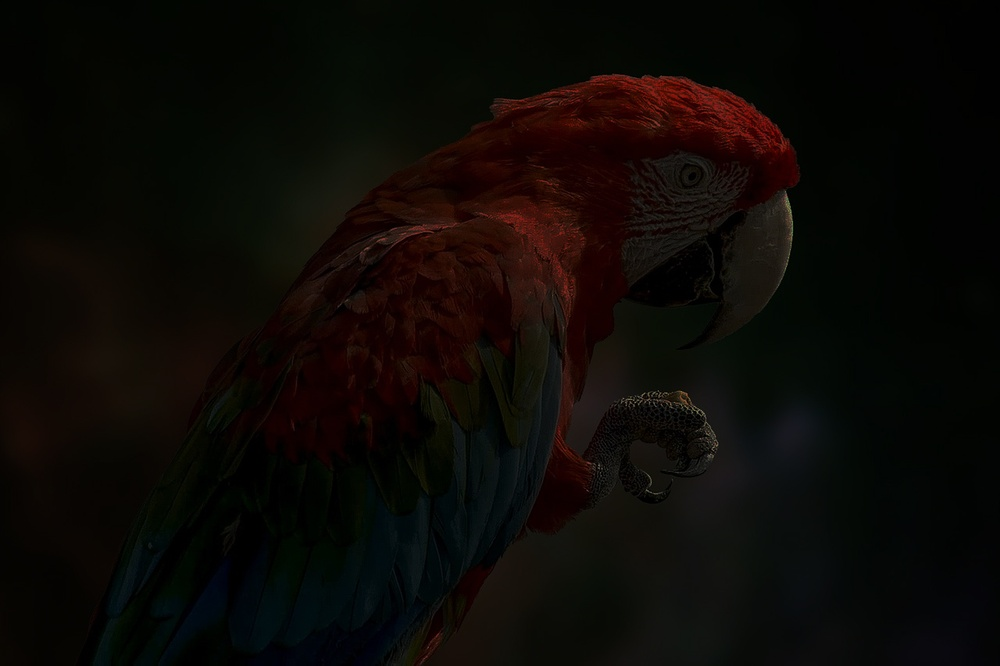
#> input picture parrot.jpg, 1000 x 666 px, shrunk from 1280 x 853 before the run, found by its file name
$ jupyter execute exp3.ipynb
#> lines starting #> are read from the running program, lines starting #| are printed output that depends on the picture
# Ex.No : 3
## Record-Histogram processing
**Name : MOHAN R** **Reg.No : 212224230168**

[cell 1]
import cv2
import numpy as np
import matplotlib.pyplot as plt
import os

print("Current Directory:", os.getcwd())

image = cv2.imread(r'C:\Users\mohan\Documents\exxp3\parrot.jpg')
#> image is the input picture: shape (666, 1000, 3); mean B, G, R 5.7, 9.1, 12.4

if image is None:
    print("Error: Image not found. Check file path.")
    exit()

gray_image = cv2.cvtColor(image, cv2.COLOR_BGR2GRAY)
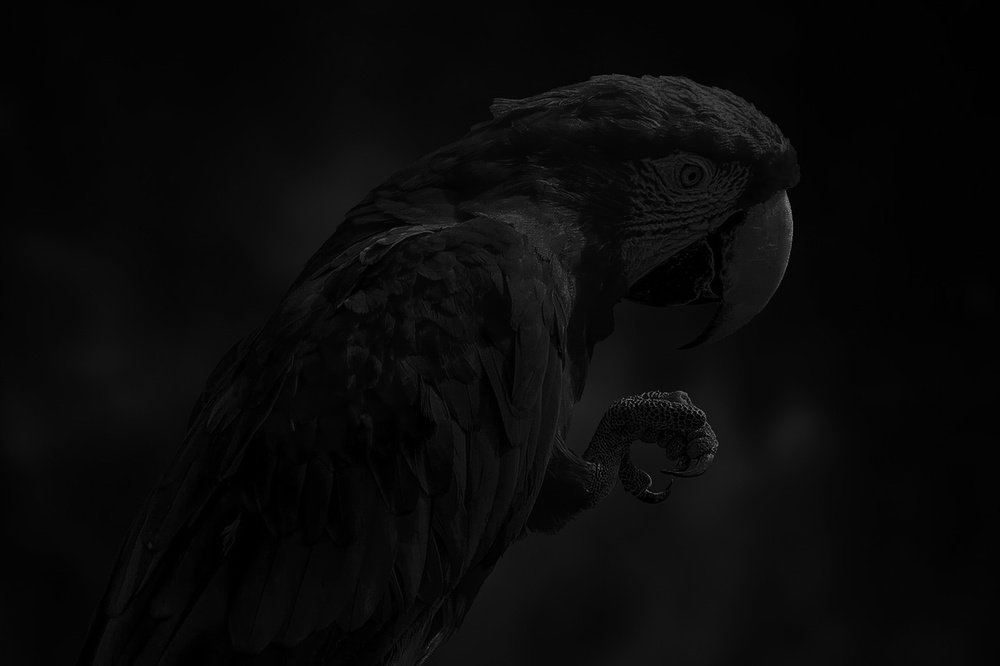
#> gray_image: shape (666, 1000); min 0, max 144, mean 9.7

hist_original = cv2.calcHist([gray_image], [0], None, [256], [0, 256])
#> hist_original = 256 values, max 73951 at index 4, min 0 at index 118, mean 2601.6

equalized_image = cv2.equalizeHist(gray_image)
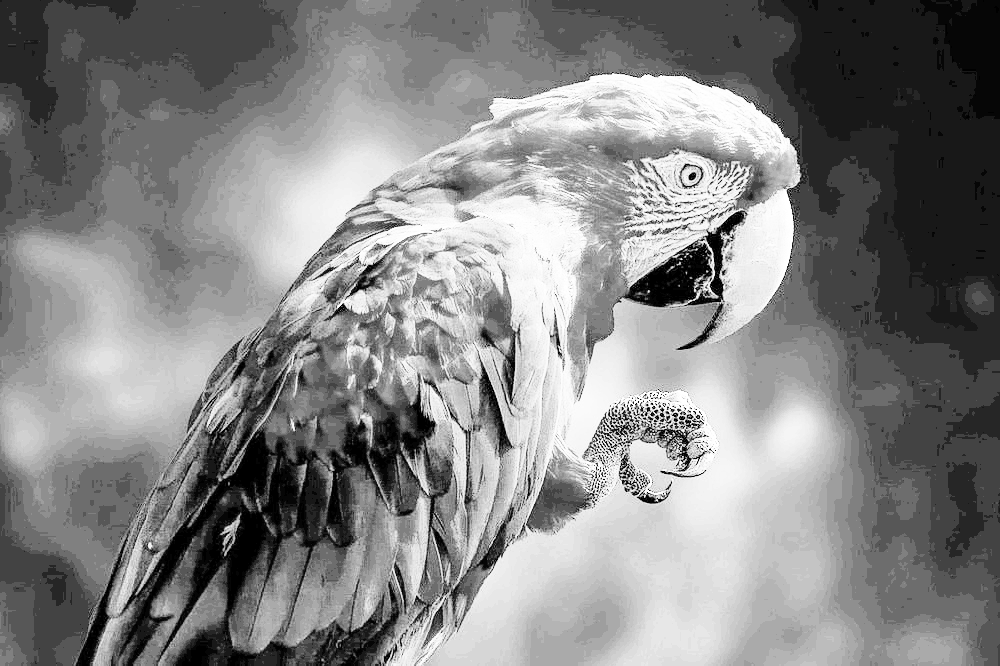
#> equalized_image: shape (666, 1000); min 0, max 255, mean 132.9
hist_equalized = cv2.calcHist([equalized_image], [0], None, [256], [0, 256])
#> hist_equalized = 256 values, max 73951 at index 67, min 0 at index 1, mean 2601.6

plt.figure(figsize=(10, 7))

plt.subplot(2, 2, 1)
plt.imshow(gray_image, cmap='gray')
plt.title('Original Grayscale Image')
plt.axis('off')

plt.subplot(2, 2, 2)
plt.imshow(equalized_image, cmap='gray')
plt.title('Equalized Image')
plt.axis('off')

plt.subplot(2, 2, 3)
plt.plot(hist_original, color='black')
plt.title('Original Histogram')
plt.xlim([0, 256])

plt.subplot(2, 2, 4)
plt.plot(hist_equalized, color='black')
plt.title('Equalized Histogram')
plt.xlim([0, 256])

plt.tight_layout()
plt.show()
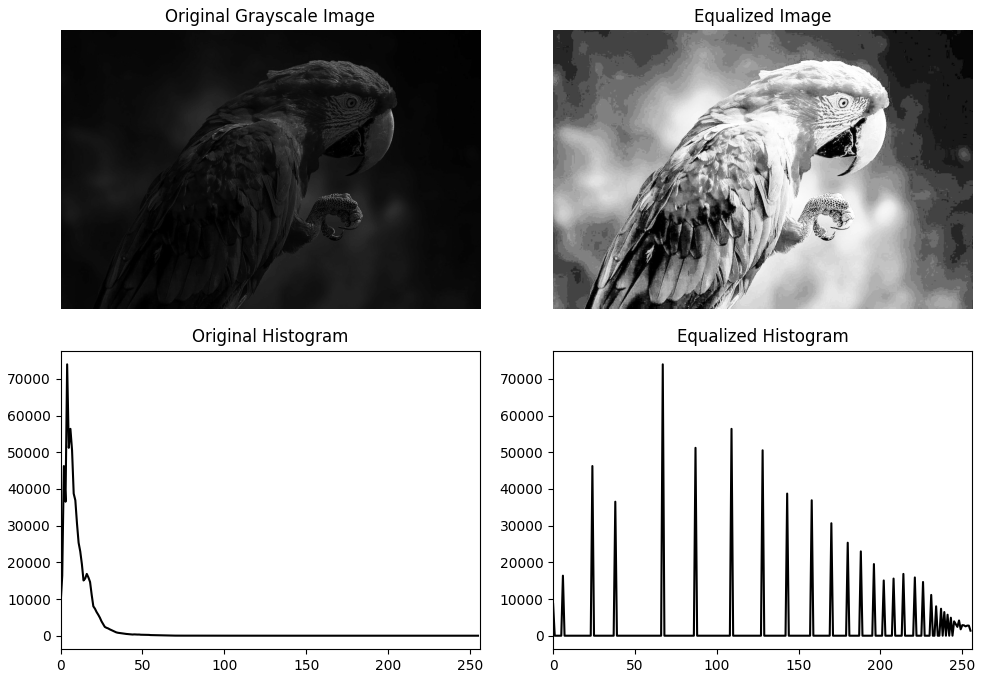
#> figure drawn by matplotlib, 4 panels; panel 3: curve peaks at x = 4, y = 73951; panel 4: curve peaks at x = 67, y = 73951
